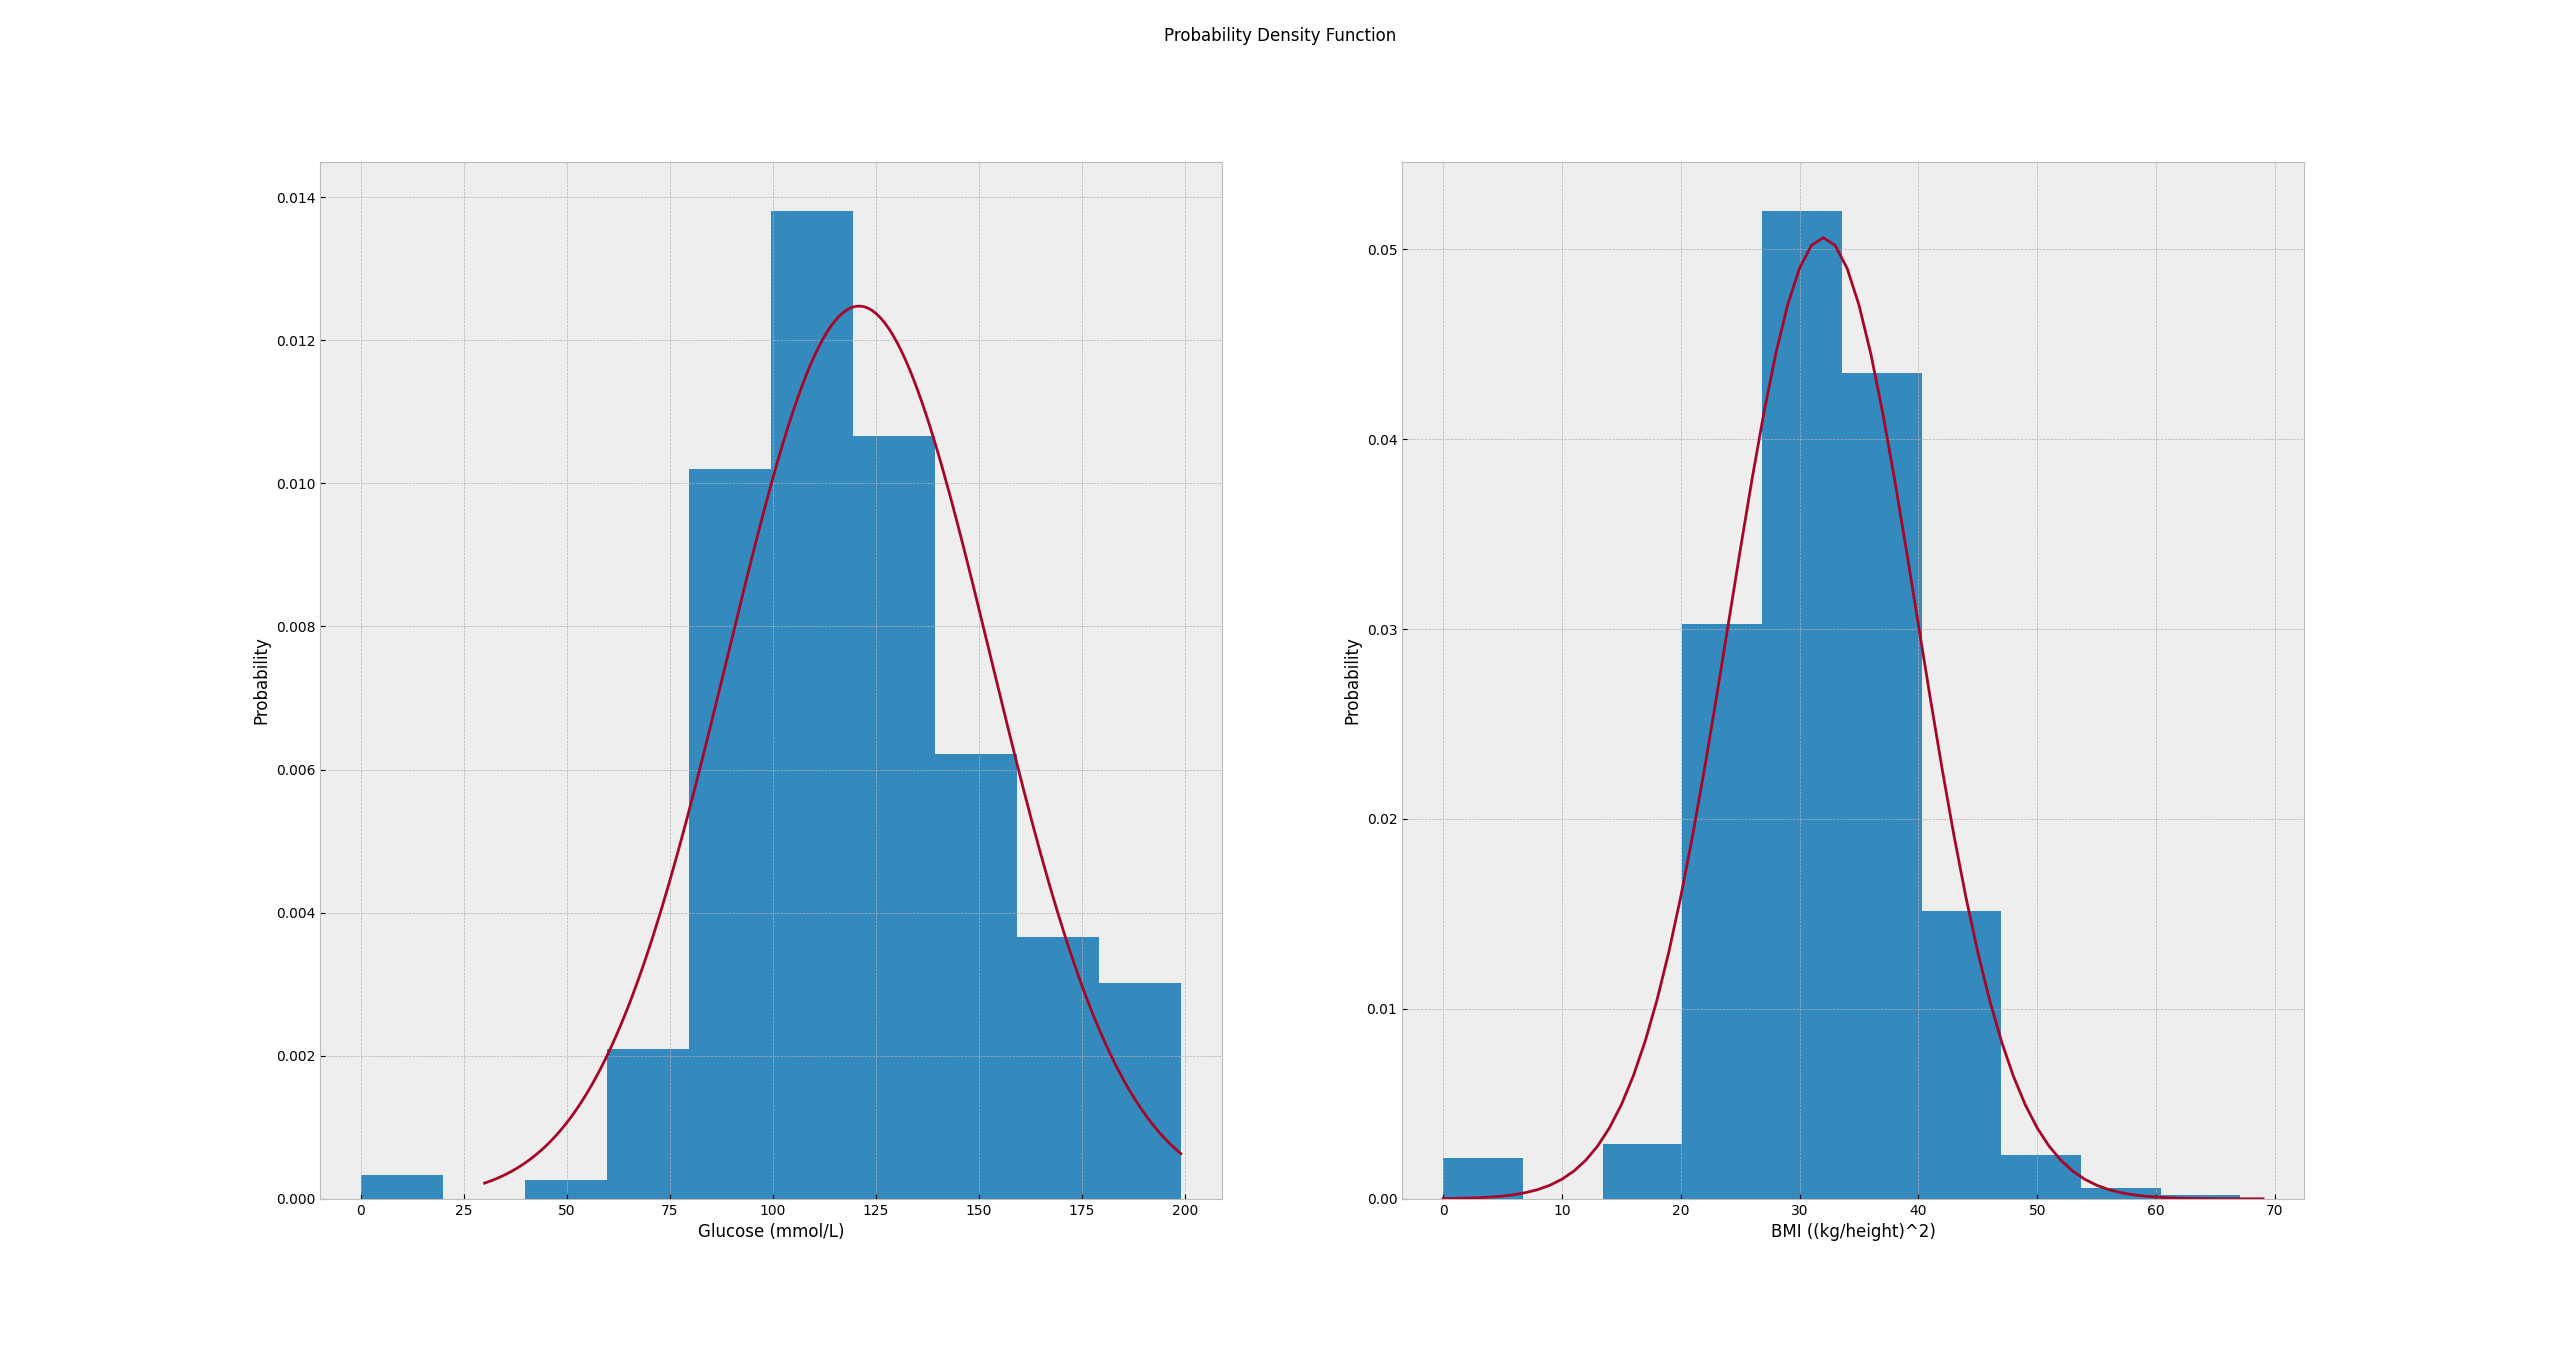

This figure's Python source:
import matplotlib.pyplot as plt
import pandas as pd 
from scipy.stats import norm
import statistics as stc 

plt.style.use('bmh')
df = pd.read_csv('diabetes.csv')

# age glucose BMI
x = df['Age']
y = df['Glucose']
z = df['BMI']

# convert to list
age = x.to_list()
glucose = y.to_list()
bmi = z.to_list()

data = glucose
data2 = bmi

# calculate parameters
sample_mean = stc.mean(data)
sample_std = stc.stdev(data)
print('Mean=%.3f, Standard Deviation=%.3f' % (sample_mean, sample_std))

sample_mean2 = stc.mean(data2)
sample_std2 = stc.stdev(data2)

# define the distribution
dist = norm(sample_mean, sample_std)
dist2 = norm(sample_mean2, sample_std2)

# sample probabilities for a range of outcomes
values = [value for value in range(30, 200)]
probabilities = [dist.pdf(value) for value in values]

values2 = [value2 for value2 in range(0, 70)]
probabilities2 = [dist2.pdf(value2) for value2 in values2]

fig, ax = plt.subplots(1, 2)
fig.suptitle('Probability Density Function')

# plot the histogram and pdf
ax[0].hist(data, bins=10, density=True)
ax[0].plot(values, probabilities)
ax[0].set_xlabel('Glucose (mmol/L)')
ax[0].set_ylabel('Probability')

ax[1].hist(data2, bins=10, density=True)
ax[1].plot(values2, probabilities2)
ax[1].set_xlabel('BMI ((kg/height)^2)')
ax[1].set_ylabel('Probability')

plt.show()
